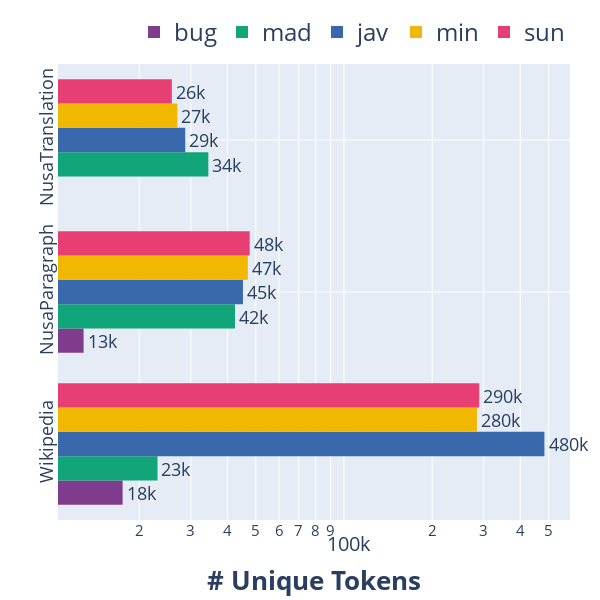

This figure's notebook cell:
### Code cell
fig = px.histogram(unique_tokens_df, x="unique_tokens", y="type",
    color='lang', barmode='group', orientation='h', text_auto=".2s",
    color_discrete_sequence=px.colors.qualitative.Bold,
    height=400)
fig.update_traces(textfont_size=22, textangle=0, textposition="outside", cliponaxis=False)
fig.update_layout(
    xaxis=dict(
        title='<b># Unique Tokens</b>',
        gridcolor='white',
        type='log',
        gridwidth=1,
        titlefont=dict(size=26),
        tickfont_size=20,
    ),
    yaxis=dict(
        gridcolor='white',
        gridwidth=1,
        titlefont=dict(size=26),
        tickfont_size=18,
        tickangle=-90,
        title="",
    ),
    legend=dict(
        font=dict(size=24),
        orientation="h",
        yanchor="bottom",
        y=1.02,
        xanchor="right",
        x=1,
        title="",
        itemsizing="constant",
    ),
    margin=dict(l=10, r=30, t=10, b=10),
    height=600, width=600, title_text="")
fig.show()

### Figure 1 — Plotly figure (JSON) as saved in the notebook; plotly's stock layout.template omitted (floating-point values rounded to 4 significant figures)
{"data": [{"alignmentgroup": "True", "bingroup": "y", "cliponaxis": false, "histfunc": "sum", "hovertemplate": "lang=bug<br>sum of unique_tokens=%{x}<br>type=%{y}<extra></extra>", "legendgroup": "bug", "marker": {"color": "rgb(127, 60, 141)", "pattern": {"shape": ""}}, "name": "bug", "offsetgroup": "bug", "orientation": "h", "showlegend": true, "textangle": 0, "textfont": {"size": 22}, "textposition": "outside", "texttemplate": "%{value:.2s}", "type": "histogram", "x": [17542, 12909, 0], "xaxis": "x", "y": ["Wikipedia", "NusaParagraph", "NusaTranslation"], "yaxis": "y"}, {"alignmentgroup": "True", "bingroup": "y", "cliponaxis": false, "histfunc": "sum", "hovertemplate": "lang=mad<br>sum of unique_tokens=%{x}<br>type=%{y}<extra></extra>", "legendgroup": "mad", "marker": {"color": "rgb(17, 165, 121)", "pattern": {"shape": ""}}, "name": "mad", "offsetgroup": "mad", "orientation": "h", "showlegend": true, "textangle": 0, "textfont": {"size": 22}, "textposition": "outside", "texttemplate": "%{value:.2s}", "type": "histogram", "x": [23085, 42443, 34422], "xaxis": "x", "y": ["Wikipedia", "NusaParagraph", "NusaTranslation"], "yaxis": "y"}, {"alignmentgroup": "True", "bingroup": "y", "cliponaxis": false, "histfunc": "sum", "hovertemplate": "lang=jav<br>sum of unique_tokens=%{x}<br>type=%{y}<extra></extra>", "legendgroup": "jav", "marker": {"color": "rgb(57, 105, 172)", "pattern": {"shape": ""}}, "name": "jav", "offsetgroup": "jav", "orientation": "h", "showlegend": true, "textangle": 0, "textfont": {"size": 22}, "textposition": "outside", "texttemplate": "%{value:.2s}", "type": "histogram", "x": [483499, 45190, 28707], "xaxis": "x", "y": ["Wikipedia", "NusaParagraph", "NusaTranslation"], "yaxis": "y"}, {"alignmentgroup": "True", "bingroup": "y", "cliponaxis": false, "histfunc": "sum", "hovertemplate": "lang=min<br>sum of unique_tokens=%{x}<br>type=%{y}<extra></extra>", "legendgroup": "min", "marker": {"color": "rgb(242, 183, 1)", "pattern": {"shape": ""}}, "name": "min", "offsetgroup": "min", "orientation": "h", "showlegend": true, "textangle": 0, "textfont": {"size": 22}, "textposition": "outside", "texttemplate": "%{value:.2s}", "type": "histogram", "x": [284476, 46955, 26980], "xaxis": "x", "y": ["Wikipedia", "NusaParagraph", "NusaTranslation"], "yaxis": "y"}, {"alignmentgroup": "True", "bingroup": "y", "cliponaxis": false, "histfunc": "sum", "hovertemplate": "lang=sun<br>sum of unique_tokens=%{x}<br>type=%{y}<extra></extra>", "legendgroup": "sun", "marker": {"color": "rgb(231, 63, 116)", "pattern": {"shape": ""}}, "name": "sun", "offsetgroup": "sun", "orientation": "h", "showlegend": true, "textangle": 0, "textfont": {"size": 22}, "textposition": "outside", "texttemplate": "%{value:.2s}", "type": "histogram", "x": [289629, 47648, 25831], "xaxis": "x", "y": ["Wikipedia", "NusaParagraph", "NusaTranslation"], "yaxis": "y"}], "layout": {"barmode": "group", "height": 600, "legend": {"font": {"size": 24}, "itemsizing": "constant", "orientation": "h", "title": {"text": ""}, "tracegroupgap": 0, "x": 1, "xanchor": "right", "y": 1.02, "yanchor": "bottom"}, "margin": {"b": 10, "l": 10, "r": 30, "t": 10}, "title": {"text": ""}, "width": 600, "xaxis": {"anchor": "y", "autorange": true, "domain": [0, 1], "gridcolor": "white", "gridwidth": 1, "range": [4.023, 5.772], "tickfont": {"size": 20}, "title": {"font": {"size": 26}, "text": "<b># Unique Tokens</b>"}, "type": "log"}, "yaxis": {"anchor": "x", "autorange": true, "domain": [0, 1], "gridcolor": "white", "gridwidth": 1, "range": [-0.5, 2.5], "tickangle": -90, "tickfont": {"size": 18}, "title": {"text": ""}, "type": "category"}}}
